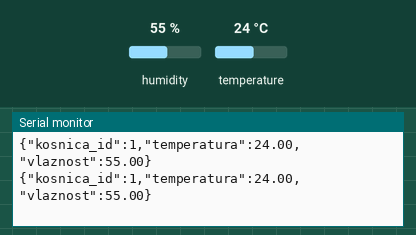
Simulated run of this sketch. Board: Arduino Uno, built with avr-gcc and run on an emulated ATmega328P. Shown: the last lines printed to the serial monitor. The inputs (shaded band) are chosen by the test bench; at power-on: humidity 55 %, temperature 24 °C.

Above: at 4.8 s.
4.9 s: humidity set to 22 %
At 6.6 s:
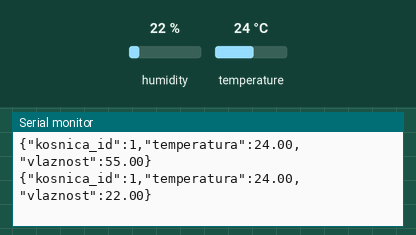
7.9 s: temperature set to 12 °C
At 9.1 s:
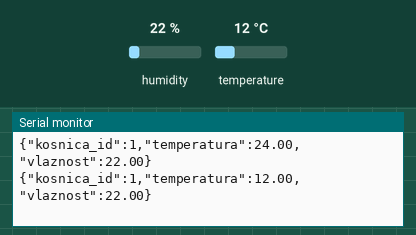
10.9 s: humidity set to 40 %
At 12.7 s:
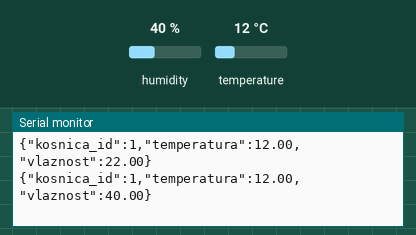
Timing chart, 0 to 14.2 s (numbered marks = the images above; inputs shaded):
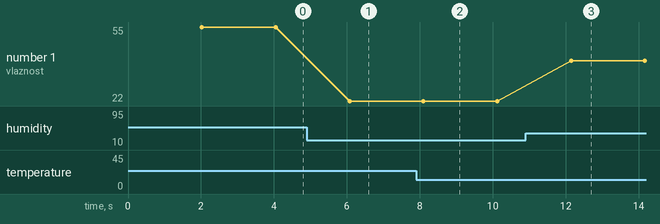

Measured:
- after the input at 4.9 s, the serial monitor: prints a new line after 1.2 s (image 1)
- after the input at 7.9 s, the serial monitor: prints a new line after 0.20 s (image 2)
- after the input at 10.9 s, the serial monitor: prints a new line after 1.2 s (image 3)
- plotted number 1: 55 → 22 after the input at 4.9 s, 22 → 40 after the input at 10.9 s

The sketch:

skripta.ino
```cpp
#include "DHT.h"

#define DHTPIN A0
#define DHTTYPE DHT11

DHT dht(DHTPIN, DHTTYPE);

// Ovde definises ID kosnice na kojoj se nalazi ovaj senzor:
const int KOSNICA_ID = 1;

void setup() {
  Serial.begin(9600);
  dht.begin();
}

void loop() {
  delay(2000); // Pauza od 2 sekunde izmedju citanja

  float vlaznost = dht.readHumidity();
  float temperatura = dht.readTemperature();

  // Ako citanje ne uspe, preskaci slanje greske kroz serial u JSON formatu
  if (isnan(vlaznost) || isnan(temperatura)) {
    return;
  }

  // Pravljenje JSON formata: {"kosnica_id": 1, "temperatura": 25.4, "vlaznost": 58.2}
  Serial.print("{\"kosnica_id\":");
  Serial.print(KOSNICA_ID);
  Serial.print(",\"temperatura\":");
  Serial.print(temperatura);
  Serial.print(",\"vlaznost\":");
  Serial.print(vlaznost);
  Serial.println("}");
}
```
